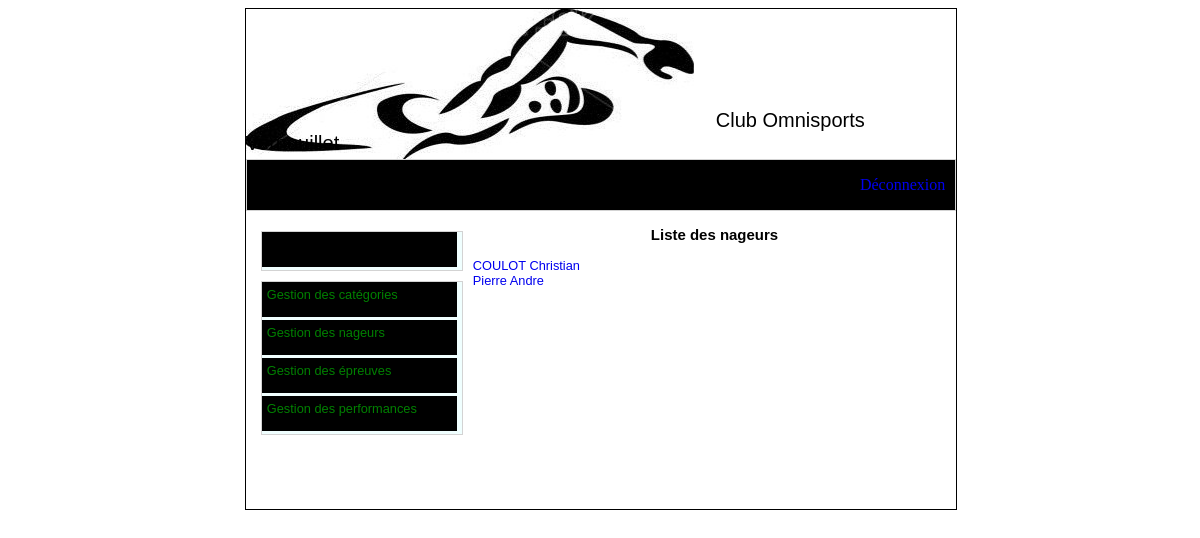
The page /nageurs.php (signed in) on the database its author committed.
### tables this page shows
CREATE TABLE IF NOT EXISTS `nageur` (
  `id_nageur` int(11) NOT NULL AUTO_INCREMENT,
  `nom_nageur` varchar(50) NOT NULL,
  `prenom_nageur` varchar(50) NOT NULL,
  `sexe` varchar(50) NOT NULL,
  `annee_naissance` date NOT NULL,
  `id_categorie` int(11) NOT NULL,
  `club` varchar(50) NOT NULL,
  PRIMARY KEY (`id_nageur`),
  KEY `id_categorie` (`id_categorie`)
);

### nageurs.php (the view, shortened to what this page needs)
<?php include './header.php' ;
?>
<div id="contenu">
        <center><h3>Liste des nageurs</h3></center>
        <?php
       $res = mysql_query("SELECT * FROM `nageur`") or die(mysql_error());
        if (mysql_num_rows($res) != 0) {
            while (($ligne = mysql_fetch_array($res)) !== FALSE) {
                echo '<div><a href="nageur.php?id=' . $ligne['id_nageur'] . '">' . $ligne['nom_nageur']. ' ' .$ligne['prenom_nageur'] . '</a></div>';
            }
        }else{
             echo "contenu vide";
        }
    ?>
</div>
<?php include './footer.php' ?>

### style.css (style rules this page uses)
body { font-family: arial,helvetica,sans-serif; }
a { text-decoration: none; }

### rows shown on the page
nageur: nom_nageur "COULOT", prenom_nageur "Christian"
nageur: nom_nageur "Pierre", prenom_nageur "Andre"
